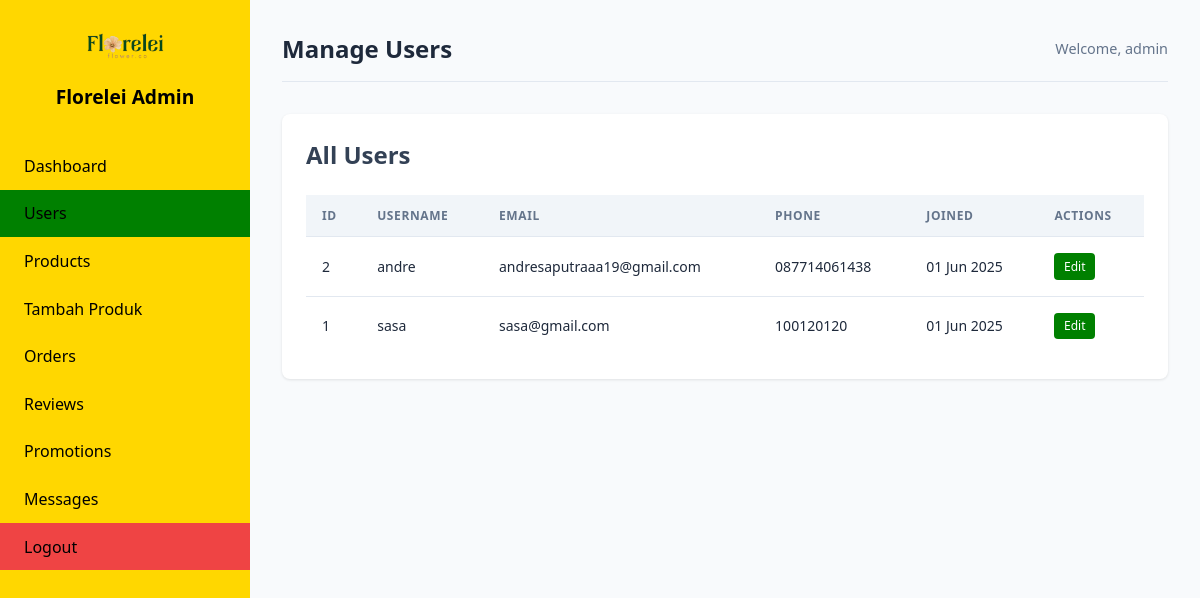
Page /admin_users.php (signed in) on the earlier database version.
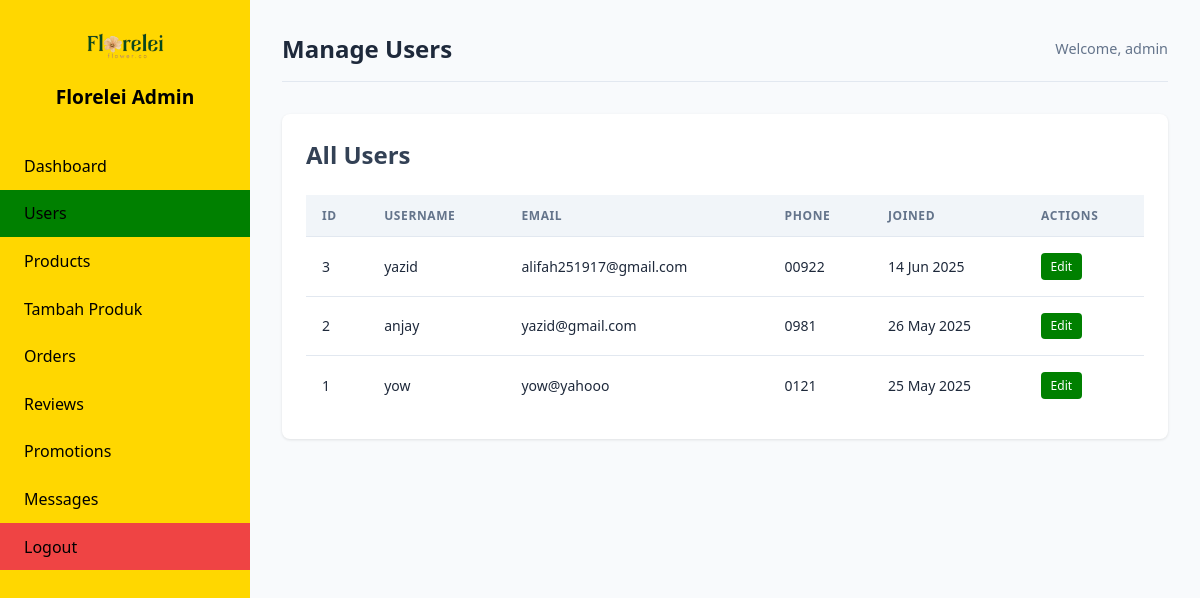
Same page on the later database version.
### tables this page shows
CREATE TABLE `user` (
  `id` int(11) NOT NULL,
  `username` varchar(50) NOT NULL,
  `email` varchar(100) NOT NULL,
  `password` varchar(255) NOT NULL,
  `role` enum('admin','user') DEFAULT 'user',
  `profil_id` int(11) DEFAULT NULL,
  `created_at` timestamp NOT NULL DEFAULT current_timestamp()
);

CREATE TABLE `profil` (
  `id` int(11) NOT NULL,
  `nama_ibu` varchar(100) DEFAULT NULL,
  `no_wa` varchar(20) DEFAULT NULL,
  `foto_profil` varchar(255) DEFAULT NULL
);

### admin_users.php (the view, shortened to what this page needs)
<?php
include "conn.php";
$users = $pdo->query("SELECT u.id, u.username, u.email, u.created_at, p.no_wa
                     FROM user u
                     LEFT JOIN profil p ON u.profil_id = p.id
                     ORDER BY u.created_at DESC")->fetchAll();
?>
<!DOCTYPE html>
<html lang="id">
<head>
</head>
<body>
    <div class="admin-container">
        <div class="admin-sidebar">
            <div class="admin-logo">
                <img src="img/logo.png" alt="Florelei" class="admin-logo-img">
                <h2>Florelei Admin</h2>
            </div>
            <nav class="admin-nav">
                <a href="admin_dashboard.php" class="admin-nav-link">Dashboard</a>
                <a href="admin_users.php" class="admin-nav-link active">Users</a>
                <a href="admin_products.php" class="admin-nav-link">Products</a>
                <a href="admin_tambah_produk.php" class="admin-nav-link">Tambah Produk</a>
                <a href="admin_orders.php" class="admin-nav-link">Orders</a>
                <a href="admin_reviews.php" class="admin-nav-link">Reviews</a>
                <a href="admin_promotions.php" class="admin-nav-link">Promotions</a>
                <a href="admin_messages.php" class="admin-nav-link">Messages</a>
                <a href="admin_logout.php" class="admin-nav-link logout">Logout</a>
            </nav>
        </div>
        <div class="admin-main">
            <header class="admin-header">
                <h1>Manage Users</h1>
                <div class="admin-user">
                    <span>Welcome, <?php echo htmlspecialchars($_SESSION['admin_username']); ?></span>
                </div>
            </header>
            <div class="admin-content">
                <div class="admin-data-card">
                    <div class="admin-table-actions">
                        <h2>All Users</h2>
                    </div>
                    <table class="admin-table">
                        <thead>
                            <tr>
                                <th>ID</th>
                                <th>Username</th>
                                <th>Email</th>
                                <th>Phone</th>
                                <th>Joined</th>
                                <th>Actions</th>
                            </tr>
                        </thead>
                        <tbody>
                            <?php foreach ($users as $user): ?>
                            <tr>
                                <td><?php echo $user['id']; ?></td>
                                <td><?php echo htmlspecialchars($user['username']); ?></td>
                                <td><?php echo htmlspecialchars($user['email']); ?></td>
                                <td><?php echo $user['no_wa'] ?? '-'; ?></td>
                                <td><?php echo date('d M Y', strtotime($user['created_at'])); ?></td>
                                <td>
                                    <button onclick="openEditModal(<?php echo $user['id']; ?>)" class="action-btn edit-btn">Edit</button>
                                </td>
                            </tr>
                            <?php endforeach; ?>
                        </tbody>
                    </table>
                </div>
            </div>
        </div>
    </div>
</body>
</html>

Differences in the rows shown:
added user: id "3", username "yazid", email "alifah251917@gmail.com", profil.no_wa "00922", created_at "14 Jun 2025"
changed user id 2: username "andre" → "anjay"; email "andresaputraaa19@gmail.com" → "yazid@gmail.com"; profil.no_wa "087714061438" → "0981"; created_at "01 Jun 2025" → "26 May 2025"
changed user id 1: username "sasa" → "yow"; email "sasa@gmail.com" → "yow@yahooo"; profil.no_wa "100120120" → "0121"; created_at "01 Jun 2025" → "25 May 2025"
